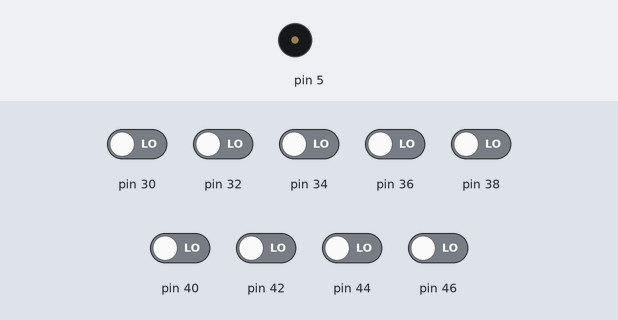
This sketch was run on a simulated Arduino Mega 2560, built with avr-gcc and run on an emulated ATmega2560. Parts: buzzer (waves = sounding). The test bench sets the inputs (shaded band); at power-on: pin 30, pin 32, pin 34, pin 36, pin 38, pin 40, pin 42, pin 44, pin 46 LOW.

Above: at 0.3 s.
Timing chart, 0 to 1.8 s (numbered marks = the images above):
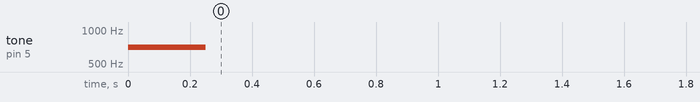

Measured:
- by itself, tone on pin 5: silent → 700 Hz at 0.00 s, → silent 0.25 s later

The sketch:

BuzzerKeyboard.ino
```cpp
// To setup, wire buttons to 30 - 46, and wire a passive buzzer to 5 PWM.

void setup() {
  //le buzzer pin
  pinMode(5, OUTPUT);
  //Button For Loop
  for (int i = 30; i == 46; i += 2)
  {
    pinMode(i, INPUT);
  }
  //Test Buzzer
  tone(5, 700, 250);
}

void loop() {
  // put your main code here, to run repeatedly:
  //The if chain of music!!!!
  if (digitalRead(46))
  {
    tone(5, 800, 250);
  }
  if (digitalRead(44))
  {
    tone(5, 700, 250);
  }
  if (digitalRead(42))
  {
    tone(5, 600, 250);
  }
  if (digitalRead(40))
  {
    tone(5, 500, 250);
  }
  if (digitalRead(38))
  {
    tone(5, 400, 250);
  }
  if (digitalRead(36))
  {
    tone(5, 300, 250);
  }
  if (digitalRead(34))
  {
    tone(5, 200, 250);
  }
  if (digitalRead(32))
  {
    tone(5, 100, 250);
  }
  if (digitalRead(30))
  {
    tone(5, 50, 250);
  }
}
```
